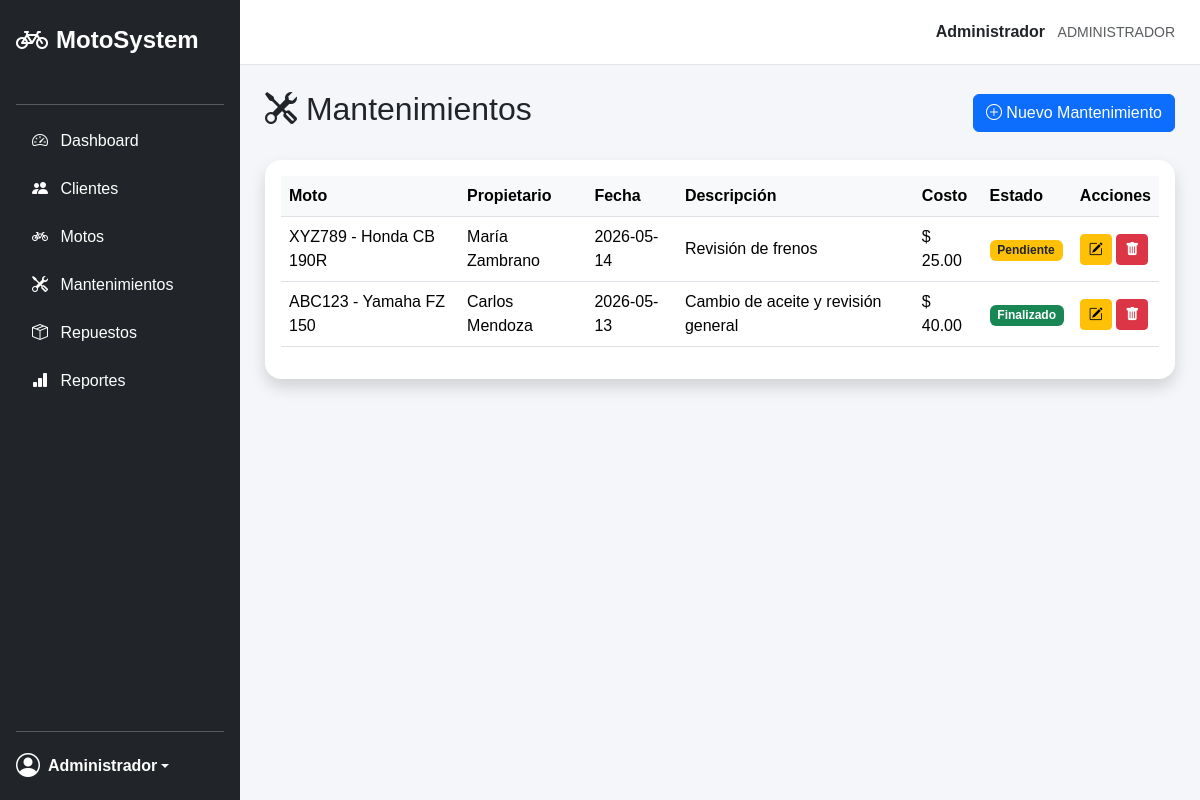
Screenshot of /views/mantenimientos/index.php (signed in) with the database file from the repository.
### tables this page shows
CREATE TABLE mantenimientos (
    id_mantenimiento INT AUTO_INCREMENT PRIMARY KEY,
    id_moto INT NOT NULL,
    fecha DATE NOT NULL,
    descripcion TEXT NOT NULL,
    costo DECIMAL(10,2) NOT NULL DEFAULT 0.00,
    estado ENUM('Pendiente', 'Finalizado') NOT NULL DEFAULT 'Pendiente',
    fecha_registro TIMESTAMP DEFAULT CURRENT_TIMESTAMP,

     
    FOREIGN KEY (id_moto) REFERENCES motos(id_moto)
);

CREATE TABLE motos (
    id_moto INT AUTO_INCREMENT PRIMARY KEY,
    id_cliente INT NOT NULL,
    placa VARCHAR(20) NOT NULL UNIQUE,
    marca VARCHAR(50) NOT NULL,
    modelo VARCHAR(50) NOT NULL,
    anio INT,
    color VARCHAR(30),
    cilindraje VARCHAR(30),
    estado TINYINT DEFAULT 1,
    fecha_registro TIMESTAMP DEFAULT CURRENT_TIMESTAMP,

     
    FOREIGN KEY (id_cliente) REFERENCES clientes(id_cliente)
);

CREATE TABLE clientes (
    id_cliente INT AUTO_INCREMENT PRIMARY KEY,
    cedula VARCHAR(20) NOT NULL UNIQUE,
    nombres VARCHAR(100) NOT NULL,
    apellidos VARCHAR(100) NOT NULL,
    telefono VARCHAR(20),
    correo VARCHAR(100),
    direccion VARCHAR(150),
    estado TINYINT DEFAULT 1,
    fecha_registro TIMESTAMP DEFAULT CURRENT_TIMESTAMP
);

### config/conexion.php (called while the page is built, shortened)
<?php
class Conexion
{
    private $host = "localhost";
    private $puerto = 3306;
    private $usuario = "root";
    private $password = "1234";
    private $base_datos = "sistema_motos";
    public function conectar()
    {
        try {
            $conexion = new mysqli(
                $this->host,
                $this->usuario,
                $this->password,
                $this->base_datos,
                $this->puerto
            );
            $conexion->set_charset("utf8");
            return $conexion;
        } catch (mysqli_sql_exception $e) {
            die("Error de conexión a la base de datos: " . $e->getMessage());
        }
    }
}
?>

### models/Mantenimiento.php (called while the page is built, shortened)
<?php
require_once __DIR__ . "/../config/conexion.php";
class Mantenimiento {
    private $conexion;
    public function __construct() {
        $database = new Conexion();
        $this->conexion = $database->conectar();
    }
    public function obtenerTodos() {
        $sql = "SELECT mantenimientos.*,
                       motos.placa,
                       motos.marca,
                       motos.modelo,
                       clientes.nombres,
                       clientes.apellidos
                FROM mantenimientos
                INNER JOIN motos
                ON mantenimientos.id_moto = motos.id_moto
                INNER JOIN clientes
                ON motos.id_cliente = clientes.id_cliente
                ORDER BY mantenimientos.id_mantenimiento DESC";
        $resultado = $this->conexion->query($sql);
        $mantenimientos = [];
        while ($fila = $resultado->fetch_assoc()) {
            $mantenimientos[] = $fila;
        }
        return $mantenimientos;
    }
}
?>

### views/mantenimientos/index.php (the view, shortened to what this page needs)
<?php
require_once "../../models/Mantenimiento.php";
$modelo = new Mantenimiento();
$mantenimientos = $modelo->obtenerTodos();
?>
<div class="d-flex justify-content-between align-items-center mb-4">
    <h2>
        <i class="bi bi-tools"></i>
        Mantenimientos
    </h2>
    <a href="crear.php" class="btn btn-primary">
        <i class="bi bi-plus-circle"></i>
        Nuevo Mantenimiento
    </a>
</div>
<div class="card border-0 shadow rounded-4">
    <div class="card-body">
        <div class="table-responsive">
            <table class="table table-hover align-middle">
                <thead class="table">
                    <tr>
                        <th>Moto</th>
                        <th>Propietario</th>
                        <th>Fecha</th>
                        <th>Descripción</th>
                        <th>Costo</th>
                        <th>Estado</th>
                        <th>Acciones</th>
                    </tr>
                </thead>
                <tbody>
                    <?php if (!empty($mantenimientos)): ?>
                        <?php foreach ($mantenimientos as $mantenimiento): ?>
                            <tr>
                                <td>
                                    <?php
                                    echo $mantenimiento["placa"] . " - " .
                                         $mantenimiento["marca"] . " " .
                                         $mantenimiento["modelo"];
                                    ?>
                                </td>
                                <td>
                                    <?php
                                    echo $mantenimiento["nombres"] . " " .
                                         $mantenimiento["apellidos"];
                                    ?>
                                </td>
                                <td>
                                    <?php echo $mantenimiento["fecha"]; ?>
                                </td>
                                <td>
                                    <?php echo $mantenimiento["descripcion"]; ?>
                                </td>
                                <td>
                                    $ <?php echo $mantenimiento["costo"]; ?>
                                </td>
                                <td>
                                    <?php if ($mantenimiento["estado"] == "Pendiente"): ?>
                                        <span class="badge bg-warning text-dark">
                                            Pendiente
                                        </span>
                                    <?php else: ?>
                                        <span class="badge bg-success">
                                            Finalizado
                                        </span>
                                    <?php endif; ?>
                                </td>
                                <td>
                                    <a
                                        href="editar.php?id=<?php echo $mantenimiento['id_mantenimiento']; ?>"
                                        class="btn btn-warning btn-sm"
                                    >
                                        <i class="bi bi-pencil-square"></i>
                                    </a>
<button
    type="button"
    class="btn btn-danger btn-sm btn-eliminar-mantenimiento"
    data-url="../../controllers/MantenimientoController.php?eliminar=<?php echo $mantenimiento['id_mantenimiento']; ?>"
>
    <i class="bi bi-trash-fill"></i>
</button>
                                </td>
                            </tr>
                        <?php endforeach; ?>
                    <?php endif; ?>
                </tbody>
            </table>
        </div>
    </div>
</div>
<?php
include "../layouts/app.php";
?>

### public/css/estilos.css (style rules this page uses)
* { box-sizing: border-box; }
body { background-color: #f4f6f9; font-family: Arial, Helvetica, sans-serif; }
.table th { background-color: #f8f9fa; }

### rows the page displays
mantenimientos: id_moto.placa "XYZ789", id_moto.marca "Honda", id_moto.modelo "CB 190R", clientes.nombres "María", clientes.apellidos "Zambrano", fecha "2026-05-14", descripcion "Revisión de frenos", costo "25.00", estado "Pendiente"
mantenimientos: id_moto.placa "ABC123", id_moto.marca "Yamaha", id_moto.modelo "FZ 150", clientes.nombres "Carlos", clientes.apellidos "Mendoza", fecha "2026-05-13", descripcion "Cambio de aceite y revisión general", costo "40.00", estado "Finalizado"

### other values shown
$_SESSION["nombre"] "Administrador"
$_SESSION["rol"] "ADMINISTRADOR"
